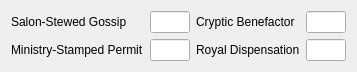
          <widget class="QWidget" name="page_3">
           <property name="geometry">
            <rect>
             <x>0</x>
             <y>0</y>
             <width>357</width>
             <height>64</height>
            </rect>
           </property>
           <attribute name="label">
            <string>Establishment</string>
           </attribute>
           <layout class="QGridLayout" name="gridLayout_7">
            <item row="1" column="0">
             <widget class="QLabel" name="label_38">
              <property name="text">
               <string>Ministry-Stamped Permit</string>
              </property>
             </widget>
            </item>
            <item row="0" column="3">
             <widget class="QLabel" name="label_37">
              <property name="text">
               <string>Cryptic Benefactor</string>
              </property>
             </widget>
            </item>
            <item row="0" column="1">
             <widget class="QLineEdit" name="lineEdit_Poss_Estab_Gossip"/>
            </item>
            <item row="0" column="0">
             <widget class="QLabel" name="label_39">
              <property name="text">
               <string>Salon-Stewed Gossip</string>
              </property>
             </widget>
            </item>
            <item row="0" column="4">
             <widget class="QLineEdit" name="lineEdit_Poss_Estab_Benefactor"/>
            </item>
            <item row="1" column="3">
             <widget class="QLabel" name="label_40">
              <property name="text">
               <string>Royal Dispensation</string>
              </property>
             </widget>
            </item>
            <item row="1" column="1">
             <widget class="QLineEdit" name="lineEdit_Poss_Estab_Permit"/>
            </item>
            <item row="1" column="4">
             <widget class="QLineEdit" name="lineEdit_Poss_Estab_Dispensation"/>
            </item>
            <item row="0" column="2">
             <spacer name="horizontalSpacer_5">
              <property name="orientation">
               <enum>Qt::Horizontal</enum>
              </property>
              <property name="sizeHint" stdset="0">
               <size>
                <width>40</width>
                <height>20</height>
               </size>
              </property>
             </spacer>
            </item>
            <item row="1" column="2">
             <spacer name="horizontalSpacer_6">
              <property name="orientation">
               <enum>Qt::Horizontal</enum>
              </property>
              <property name="sizeHint" stdset="0">
               <size>
                <width>40</width>
                <height>20</height>
               </size>
              </property>
             </spacer>
            </item>
           </layout>
          </widget>
